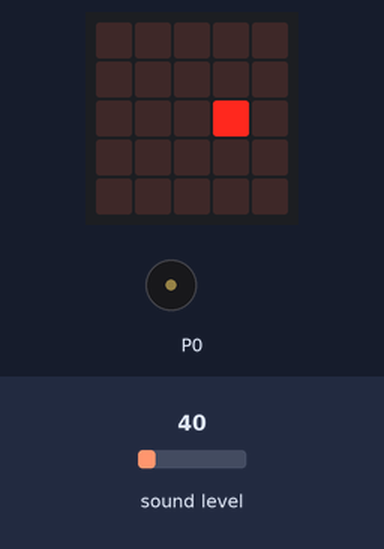
Bench run of a program on a simulated BBC micro:bit (MakeCode). Parts: the board's 5×5 LED display, buzzer (waves = sounding). The inputs (shaded band) are chosen by the test bench; at power-on: sound level 40. The run ends where the board's game-over animation would start. At 4.0 s the program stops and its outputs stay as they are.

Above: at 1.2 s.
1.3 s: sound level set to 191
At 3.5 s:
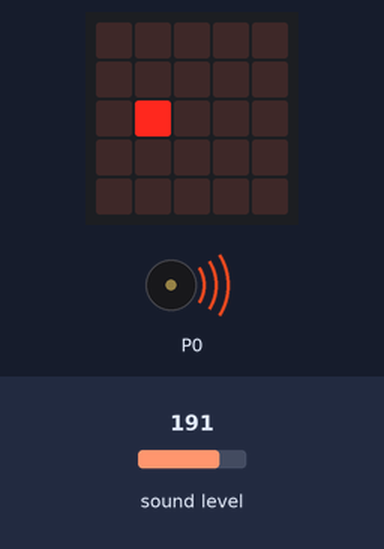
At 4.5 s:
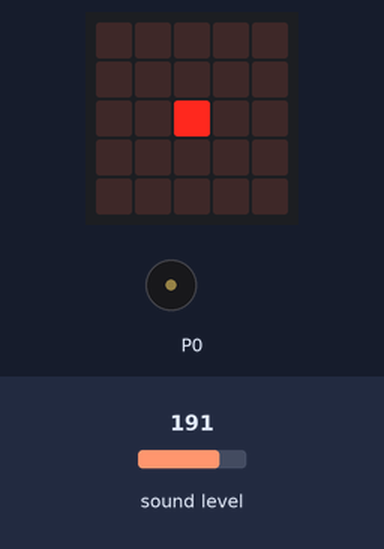
Timing chart, 0 to 5.5 s (numbered marks = the images above; inputs shaded):
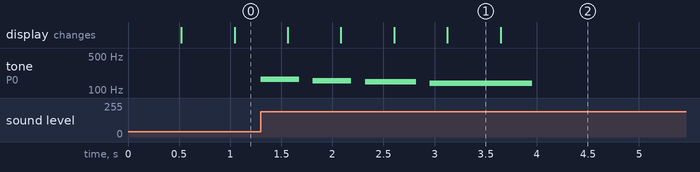

The program:

main.ts
```typescript
input.onSound(DetectedSound.Loud, function () {
    if (sprite.get(LedSpriteProperty.X) == 2) {
        game.addScore(1)
    } else {
        music.stopMelody(MelodyStopOptions.All)
        music.setVolume(127)
        music._playDefaultBackground(music.builtInPlayableMelody(Melodies.Wawawawaa), music.PlaybackMode.UntilDone)
        music.setVolume(50)
        music._playDefaultBackground(music.builtInPlayableMelody(Melodies.Dadadadum), music.PlaybackMode.LoopingInBackground)
        game.gameOver()
    }
})
let sprite: game.LedSprite = null
input.setSoundThreshold(SoundThreshold.Loud, 150)
sprite = game.createSprite(2, 2)
basic.forever(function () {
    sprite.move(1)
    basic.pause(500)
    sprite.ifOnEdgeBounce()
})
```

test.ts
```typescript
// Hier kann man Tests durchführen; diese Datei wird nicht kompiliert, wenn dieses Paket als Erweiterung verwendet wird.
```

Measured:
- after the input at 1.3 s, tone on P0: plays 165 Hz for 0.38 s, 156 Hz for 0.38 s, 147 Hz for 0.50 s, 139 Hz for 1.0 s, starting at once
- what the display in image 1 shows lasts 0.5 s, from 3.1 s to 3.6 s
